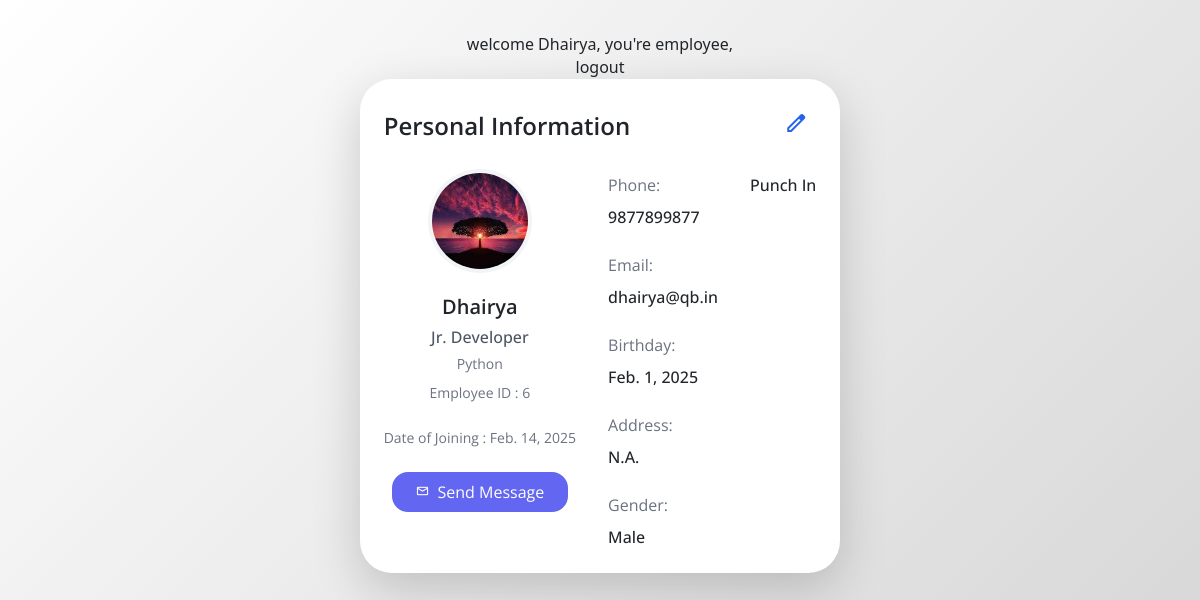
Screenshot of /dashboard/ (signed in) with the database file from the repository.
### employee/models.py (models this page shows, shortened)
class Employee(AbstractBaseUser,PermissionsMixin):
    GENDER_CHOICES=[
        ('Male','Male'),
        ('Female','Female'),
    ]
    TEAM_CHOICES=[
        ('Python','Python'),
        ('.NET','.NET'),
        ('REACT','REACT'),
    ]
    ROLE=[
        ('Manager','Manager'),
        ('Team Lead','Team Lead'),
        ('Jr. Developer','Jr. Developer'),
        ('Sr. Developer','Sr. Developer'),
        ('Intern','Intern'),
        ('Employee','Employee'),
    ]
    id = models.AutoField(unique=True,primary_key=True)
    email = models.EmailField(unique=True)
    first_name = models.CharField(max_length=25)
    last_name = models.CharField(max_length=25,null=True,blank=True)
    gender = models.CharField(max_length=6,choices=GENDER_CHOICES,default='Male')
    mobile = models.CharField(unique=True,max_length=15)
    profile = models.ImageField(null=True,blank=True,upload_to='profilepics',default='default_profile.png')
    dob = models.DateField(null=True)
    address = models.TextField(default='N.A.')
    team = models.CharField(max_length=6,choices=TEAM_CHOICES)
    role = models.CharField(max_length=60,choices=ROLE,default='Employee')
    is_active = models.BooleanField(default=True)
    is_staff = models.BooleanField(default=True)
    is_superuser = models.BooleanField(default=False)
    joining_date = models.DateField(auto_now_add=True)
    objects = EmployeeManager()
    USERNAME_FIELD = 'email'
    REQUIRED_FIELDS = ['first_name','mobile']

### employee/views.py (the view)
# urls.py: path('dashboard/',views.dashboard_employee,name='dashboard'),
@login_required
def dashboard_employee(request):
    email=request.user
    who=Employee.objects.get(email=email)
    if request.user.is_superuser:
        whoami = 'admin'
    else:
        whoami =  'employee'
    if whoami=='admin':
        employees=Employee.objects.all()
    else:
        employees=None
    return render(request, 'employee/dashboard.html',{'whoami':whoami,'who':who,'employees':employees})

### employee/templates/employee/dashboard.html (shortened to what this page needs)
{% extends 'employee/dashboard_base.html' %}
{% block profile-card %}
  <div id="webcrumbs">
    <div class="w-[600px] bg-white rounded-2xl p-8 shadow-lg">
        <div class="flex justify-between items-center mb-6">
            <h2 class="text-2xl font-semibold">Personal Information</h2>
            <button class="p-2 hover:bg-gray-100 rounded-lg transition-colors duration-200" onclick="window.location.href='{% url 'empdetails' user.id %}'">
                <span class="material-symbols-outlined text-blue-600">edit</span>
            </button>
        </div>
        <div class="flex gap-8">
            <div class="flex flex-col items-center">
                <img src="{{ who.profile.url }}"
                     alt="Profile"
                     class="w-32 h-32 rounded-full object-cover mb-4 ring-4 ring-gray-100"/>
                <h3 class="text-xl font-semibold mb-1">{{ who.first_name }}</h3>
                <p class="text-gray-600 font-medium mb-1">{{ who.role }}</p>
                <p class="text-gray-500 text-sm mb-2">{{ who.team }}</p>
                <p class="text-gray-500 text-sm mb-4">Employee ID : {{ who.id }}</p>
                <p class="text-gray-500 text-sm mb-6">Date of Joining : {{ who.joining_date }}</p>
                <button class="bg-indigo-500 text-white px-6 py-2 rounded-lg
                               hover:bg-indigo-600 transition-colors duration-200
                               flex items-center gap-2">
                    <span class="material-symbols-outlined text-sm">mail</span>
                    Send Message
                </button>
            </div>
            <div class="flex-1 grid grid-cols-1 gap-6">
                <div class="space-y-2">
                    <p class="text-gray-500">Phone:</p>
                    <p class="font-medium">{{ who.mobile }}</p>
                </div>
                <div class="space-y-2">
                    <p class="text-gray-500">Email:</p>
                    <p class="font-medium">{{ who.email }}</p>
                </div>
                <div class="space-y-2">
                    <p class="text-gray-500">Birthday:</p>
                    <p class="font-medium">{{ who.dob }}</p>
                </div>
                <div class="space-y-2">
                    <p class="text-gray-500">Address:</p>
                    <p class="font-medium">
                        {{ who.address }}
                    </p>
                </div>
                <div class="space-y-2">
                    <p class="text-gray-500">Gender:</p>
                    <p class="font-medium">{{ who.gender }}</p>
                </div>
            </div>
            <div>
                <a href="{% url 'markcheckin' %}" >
                    <p class="font-medium">Punch In</p>
                </a>
            </div>
        </div>
    </div>
</div>
{% endblock profile-card %}

### employee/templates/employee/dashboard_base.html (shortened to what this page needs)
<!doctype html>
{% load static %}
<html lang="en">
<head>
    <link href="https://cdn.jsdelivr.net/npm/bootstrap@5.3.3/dist/css/bootstrap.min.css" rel="stylesheet">
    <link rel="stylesheet" href="{% static 'employee/css/dashboard_style.css' %}">
</head>
<body>
<h2>
    welcome {{ who.first_name }}, you're {{ whoami }},
</h2>
<a href="{% url 'logoutemployee' %}">
    logout
</a>
{% block profile-card %}
{% endblock profile-card %}
<br>
<br>
<br>
<br>
<br>
<br>
<br>
<br>
</body>
</html>

### rows the page displays
Employee: first_name "Dhairya", profile (picture), role "Jr. Developer", team "Python", id "6", joining_date "Feb. 14, 2025", mobile "9877899877", email "dhairya@qb.in", dob "Feb. 1, 2025", address "N.A.", gender "Male"

### other values shown
{{ whoami }} "employee"
